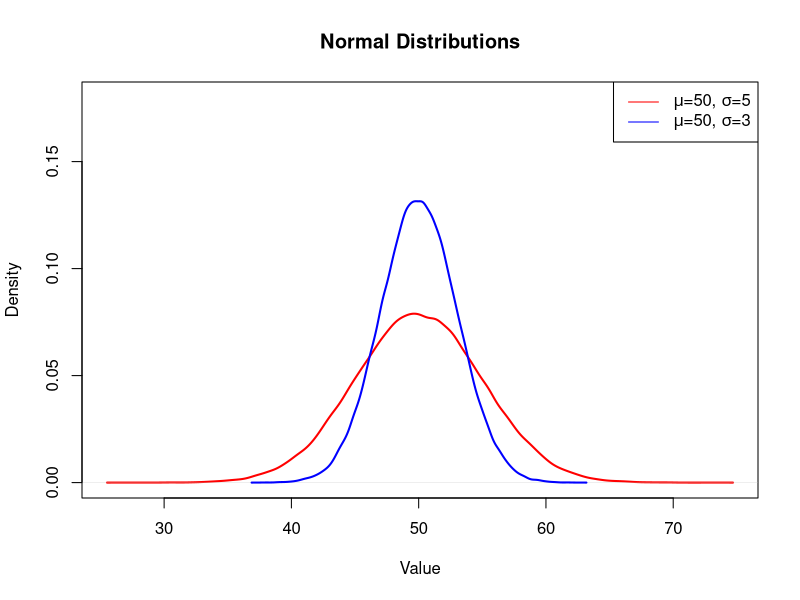
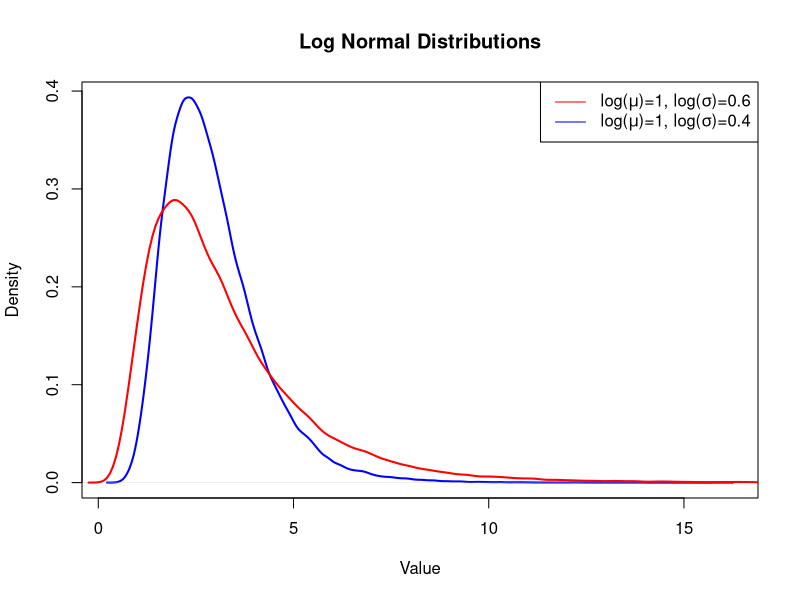
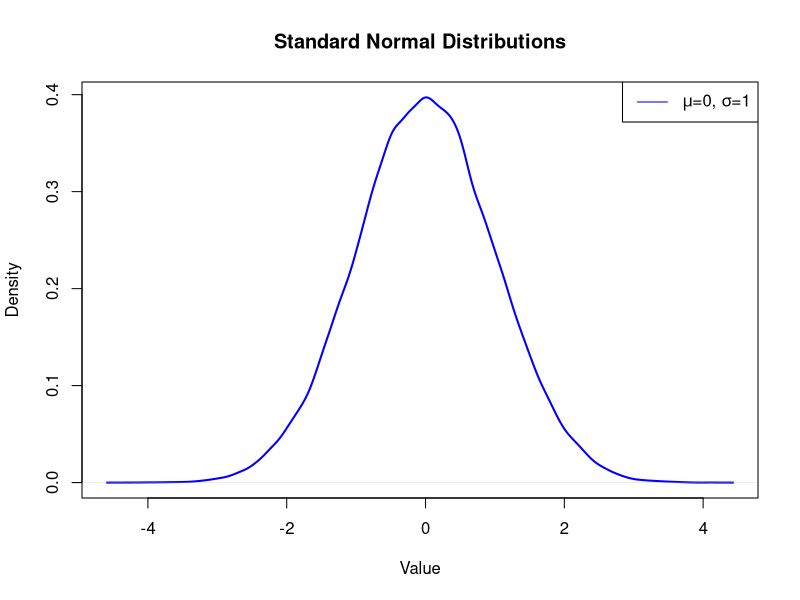
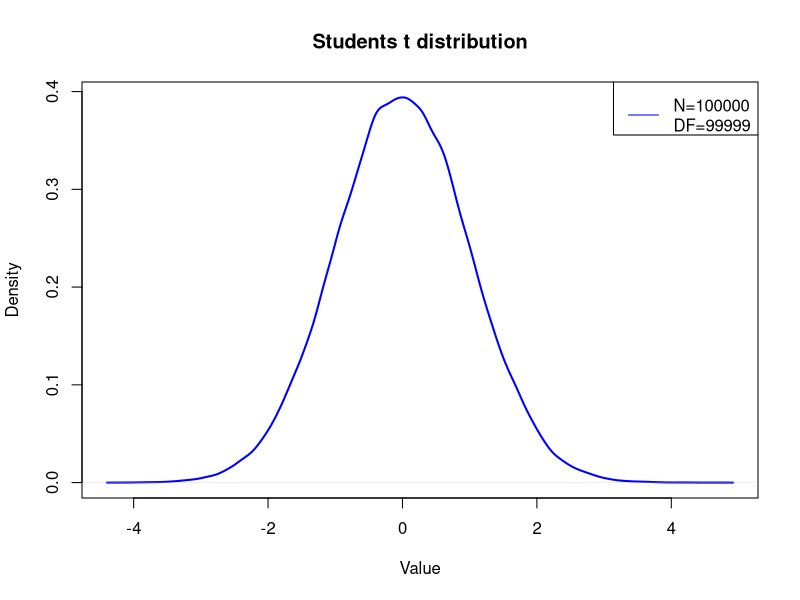
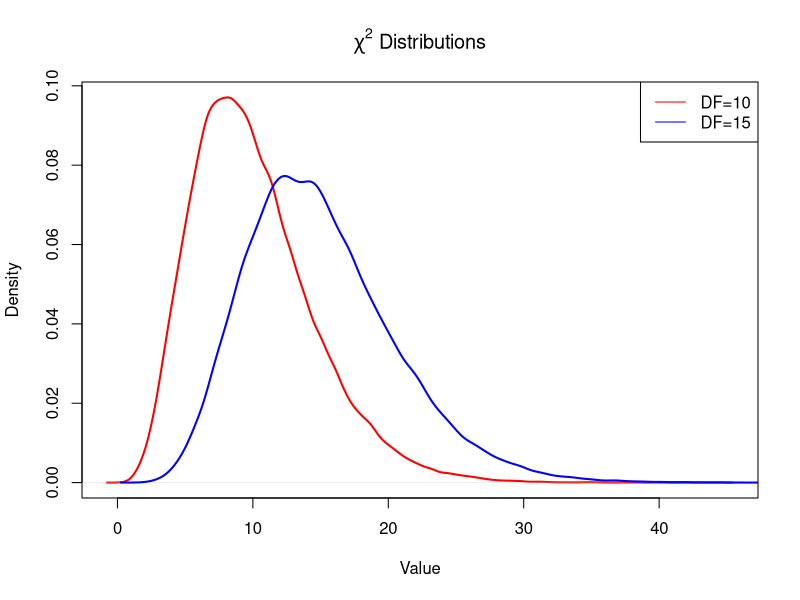
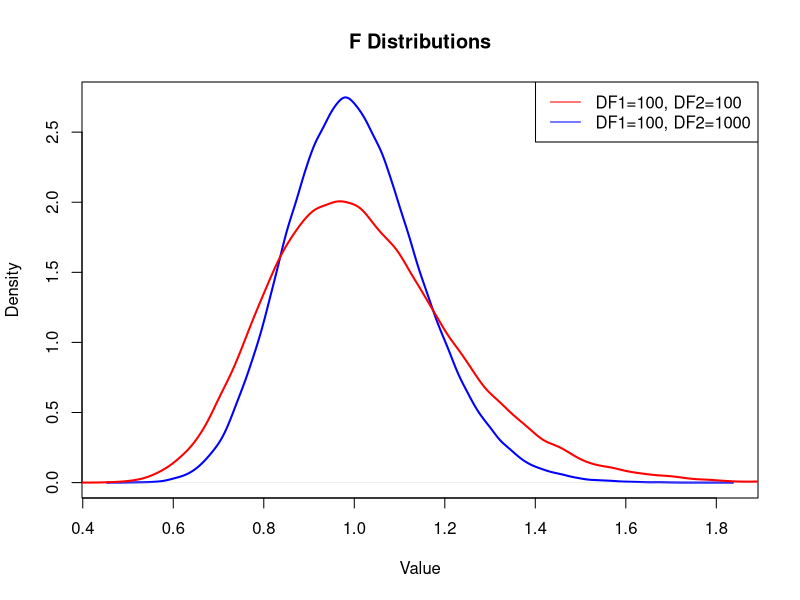
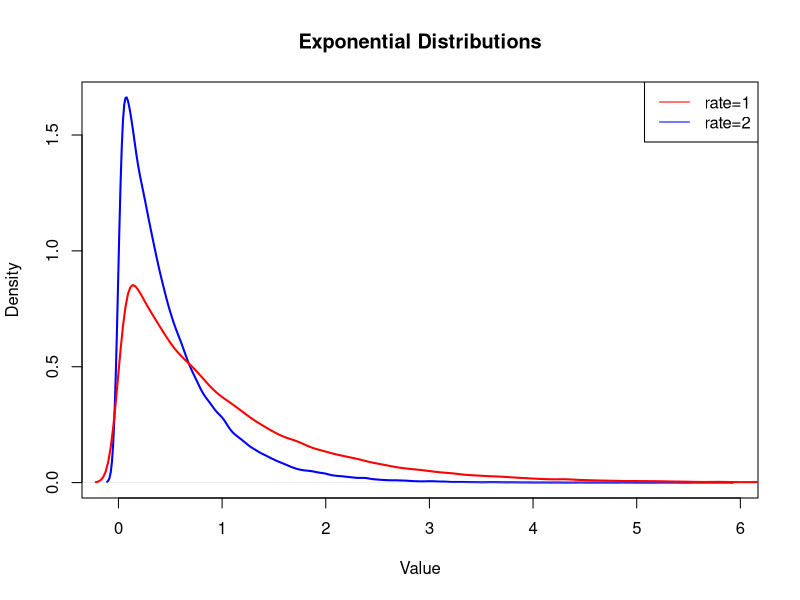
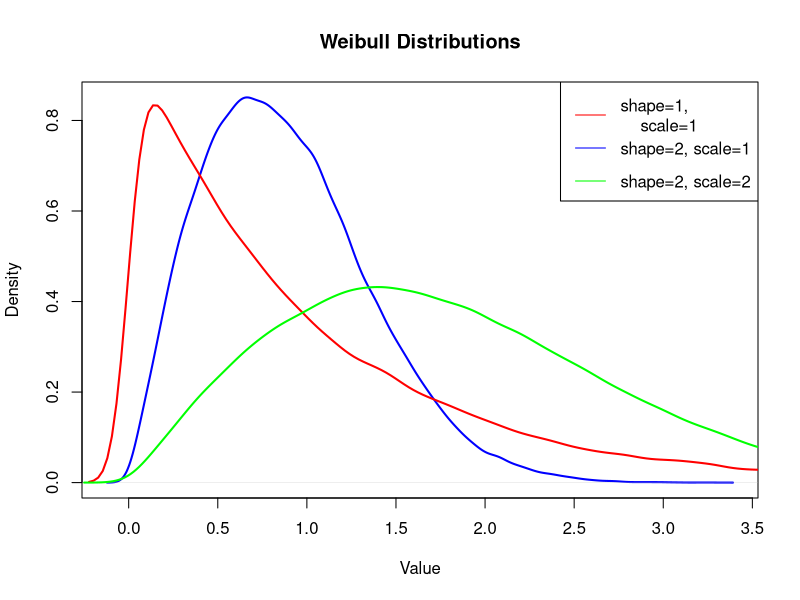

Write R code to recreate these figures, in order.
####+####+####+####+####+####+####+####+####+####+####+####+####+####+####+####+

#Marc d. Paradis
#R 3.5.1 for Windows
#RStudio 1.1.456


# continuous_distribution.R
# Created by Yezhou Sun

options(
  scipen = 999
  )

set.seed(241)

sample.size <- 100000

# Normal distribution
set.seed(241)
x1 <- 
  rnorm(
    sample.size, 
    50, 
    5
    )

set.seed(242)
x2 <- 
  rnorm(
    sample.size, 
    50, 
    3
    )

plot(
  density(x1), 
  lwd = 2, 
  ylim = c(0, 0.18), 
  col = 'red', 
  main = 'Normal Distributions', 
  xlab = 'Value'
  )
points(
  density(x2), 
  type = 'l', 
  lwd = 2, 
  col = 'blue'
  )
legend(
  'topright', 
  legend = c(
    expression(
      paste(
        mu, 
        '=50',
        ', ',
        sigma, 
        '=5', 
        sep = ''
        )
      ),
    expression(
      paste(
        mu, 
        '=50', 
        ', ', 
        sigma, 
        '=3', 
        sep = ''
        )
      )
    ),
  lty = c(1, 1), 
  lwd = c(1, 1), 
  col = c('red', 'blue')
  )

# Log normal distribution

set.seed(243)
x1 <- 
  rlnorm(
    sample.size, 
    1, 
    0.4
    )

set.seed(244)
x2 <- 
  rlnorm(
    sample.size, 
    1, 
    0.6
    )

plot(
  density(x1), 
  lwd = 2, 
  col = 'blue', 
  main = 'Log Normal Distributions', 
  xlab = 'Value'
  )
points(
  density(x2), 
  type = 'l', 
  lwd = 2, 
  col = 'red'
  )
legend(
  'topright', 
  legend = c(
    expression(
      paste(
        'log(', 
        mu, 
        ')=1', 
        ', log(', 
        sigma, 
        ')=0.6', 
        sep = ''
        )
      ),
    expression(
      paste(
        'log(', 
        mu, 
        ')=1', 
        ', log(', 
        sigma, 
        ')=0.4', 
        sep = ''
        )
      )
    ),
  lty = c(1, 1), 
  lwd = c(1, 1), 
  col = c('red', 'blue')
  )

# Standard normal distribution

set.seed(245)
x1 <- 
  rnorm(
    sample.size, 
    0, 
    1
    )

plot(
  density(x1), 
  lwd = 2, 
  col = 'blue', 
  main = 'Standard Normal Distributions', 
  xlab = 'Value'
  )
legend(
  'topright', 
  legend = c(
    expression(
      paste(
        mu, 
        '=0', 
        ', ', 
        sigma, 
        '=1', 
        sep = ''
        )
      )
    ),
  lty = c(1), 
  lwd = c(1), 
  col = c('blue')
  )

# Student's t distribution

set.seed(246)
x1 <- 
  rt(
    sample.size, 
    sample.size-1
    )

plot(
  density(x1), 
  lwd = 2, 
  col = 'blue',  
  main = 'Students t distribution', 
  xlab = 'Value'
  )
legend(
  'topright', 
  legend = c(
    paste(
      'N=', 
      sample.size, 
      '\nDF=', 
      sample.size - 1, 
      sep = ''
      )
    ),
  lty = c(1), 
  lwd = c(1), 
  col = c('blue')
  )

# Chi squared distribution

set.seed(247)
x1 <- 
  rchisq(
    sample.size, 
    10
    )

set.seed(248)
x2 <- 
  rchisq(
    sample.size, 
    15
    )

plot(
  density(x1), 
  lwd = 2, 
  col = 'red', 
  main = expression(
    paste(
      displaystyle(chi^2), 
      ' Distributions', 
      sep = ''
      )
    ), 
  xlab = 'Value'
  )
points(
  density(x2), 
  type = 'l', 
  lwd = 2, 
  col = 'blue'
  )
legend(
  'topright', 
  legend = c('DF=10', 'DF=15'), 
  lty = c(1, 1), 
  lwd = c(1, 1), 
  col = c('red', 'blue')
  )

# F distribution

set.seed(249)
x1 <- 
  rf(
    sample.size, 
    100, 
    100
    )

set.seed(250)
x2 <- 
  rf(
    sample.size, 
    100, 
    1000
    )

plot(
  density(x2), 
  lwd = 2, 
  col = 'blue', 
  main = 'F Distributions', 
  xlab = 'Value'
  )
points(
  density(x1), 
  type = 'l', 
  lwd = 2, 
  col = 'red'
  )
legend(
  'topright', 
  legend = c('DF1=100, DF2=100', 'DF1=100, DF2=1000'), 
  lty = c(1, 1), 
  lwd = c(1, 1), 
  col = c('red', 'blue')
  )

# Exponential distribution

set.seed(251)
x1 <- 
  rexp(
    sample.size, 
    1
    )

set.seed(252)
x2 <- 
  rexp(
    sample.size, 
    2
    )

plot(
  density(x2), 
  lwd = 2, 
  col = 'blue', 
  main = 'Exponential Distributions', 
  xlab = 'Value'
  )
points(
  density(x1), 
  type = 'l', 
  lwd = 2, 
  col = 'red'
  )
legend(
  'topright', 
  legend = c('rate=1', 'rate=2'), 
  lty = c(1, 1), 
  lwd = c(1, 1), 
  col = c('red', 'blue')
  )

# Weibull distribution

set.seed(253)
x1 <- 
  rweibull(
    sample.size, 
    1, 
    1
    )

set.seed(254)
x2 <- 
  rweibull(
    sample.size, 
    2, 
    1
    )

set.seed(255)
x3 <- 
  rweibull(
    sample.size, 
    2, 
    2
    )

plot(
  density(x2), 
  lwd = 2, 
  col = 'blue', 
  main = 'Weibull Distributions', 
  xlab = 'Value'
  )
points(
  density(x1), 
  type = 'l', 
  lwd = 2, 
  col = 'red'
  )
points(
  density(x3), 
  type = 'l', 
  lwd = 2, 
  col = 'green')
legend(
  'topright', 
  legend = c(
    'shape=1, 
    scale=1', 
    'shape=2, scale=1', 
    'shape=2, scale=2'
    ), 
  lty = c(1, 1, 1), 
  lwd = c(1, 1, 1), 
  col = c('red', 'blue', 'green')
  )

# Logistic distribution

set.seed(256)
x1 <- 
  rlogis(
    sample.size, 
    location = 0, 
    scale = 1
    )

set.seed(257)
x2 <- 
  rlogis(
    sample.size, 
    location = 0, 
    scale = 2
    )

plot(
  density(x1), 
  lwd = 2, 
  col = 'blue', 
  main = 'Logistic Distributions', 
  xlab = 'Value'
  )
points(
  density(x2), 
  type = 'l', 
  lwd = 2, 
  col = 'red'
  )
legend(
  'topright', 
  legend = c(
    'scale=2', 
    'scale=1'
    ), 
  lty = c(1, 1), 
  lwd = c(1, 1), 
  col = c('red', 'blue')
  )

# Gamma distribution

set.seed(258)
x1 <- 
  rgamma(
    sample.size, 
    shape = 2, 
    rate = 1
    )

set.seed(259)
x2 <- 
  rgamma(
    sample.size, 
    shape = 1, 
    rate = 1
    )

set.seed(260)
x3 <- 
  rgamma(
    sample.size, 
    shape = 2, 
    rate = 2
    )

plot(
  density(x2), 
  lwd = 2, 
  col = 'blue', 
  main = expression(
    paste(
      displaystyle(Gamma), 
      ' Distributions', 
      sep = ''
      )
    ),
  xlab = 'Value'
  )
points(
  density(x1), 
  type = 'l', 
  lwd = 2, 
  col = 'red'
  )
points(
  density(x3), 
  type = 'l', 
  lwd = 2, 
  col = 'green'
  )
legend(
  'topright', 
  legend = c(
    'shape=2, rate=1', 
    'shape=1, rate=1', 
    'shape=2, rate=2'
    ), 
  lty = c(1, 1, 1), 
  lwd = c(1, 1, 1), 
  col = c('red', 'blue', 'green')
  )

# Beta distribution

set.seed(261)
x1 <- 
  rbeta(
    sample.size, 
    shape1 = 1.5, 
    shape2 = 1
    )

set.seed(262)
x2 <- 
  rbeta(
    sample.size,
    shape1 = 1, 
    shape2 = 1
    )

set.seed(263)
x3 <- 
  rbeta(
    sample.size, 
    shape1 = 1.5, 
    shape2 = 1.5
    )

plot(
  density(x1), 
  lwd = 2, 
  col = 'blue', 
  main = expression(
    paste(
      displaystyle(Beta), 
      ' Distributions', 
      sep = ''
      )
    ),
  xlab = 'Value'
  )
points(
  density(x2), 
  type = 'l', 
  lwd = 2, 
  col = 'red'
  )
points(
  density(x3), 
  type = 'l', 
  lwd = 2, 
  col = 'green'
  )
legend(
  'topleft', 
  legend = c(
    'shape1=1, shape2=1', 
    'shape=1.5, shape2=1', 
    'shape=1.5, shape=1.5'
    ),
  lty = c(1, 1, 1), 
  lwd = c(1, 1, 1), 
  col = c('red', 'blue', 'green')
  )

rm(
  list = ls()
  ) # Clears global environment of all visible objects (some hidden
    # objects may remain)

# END
